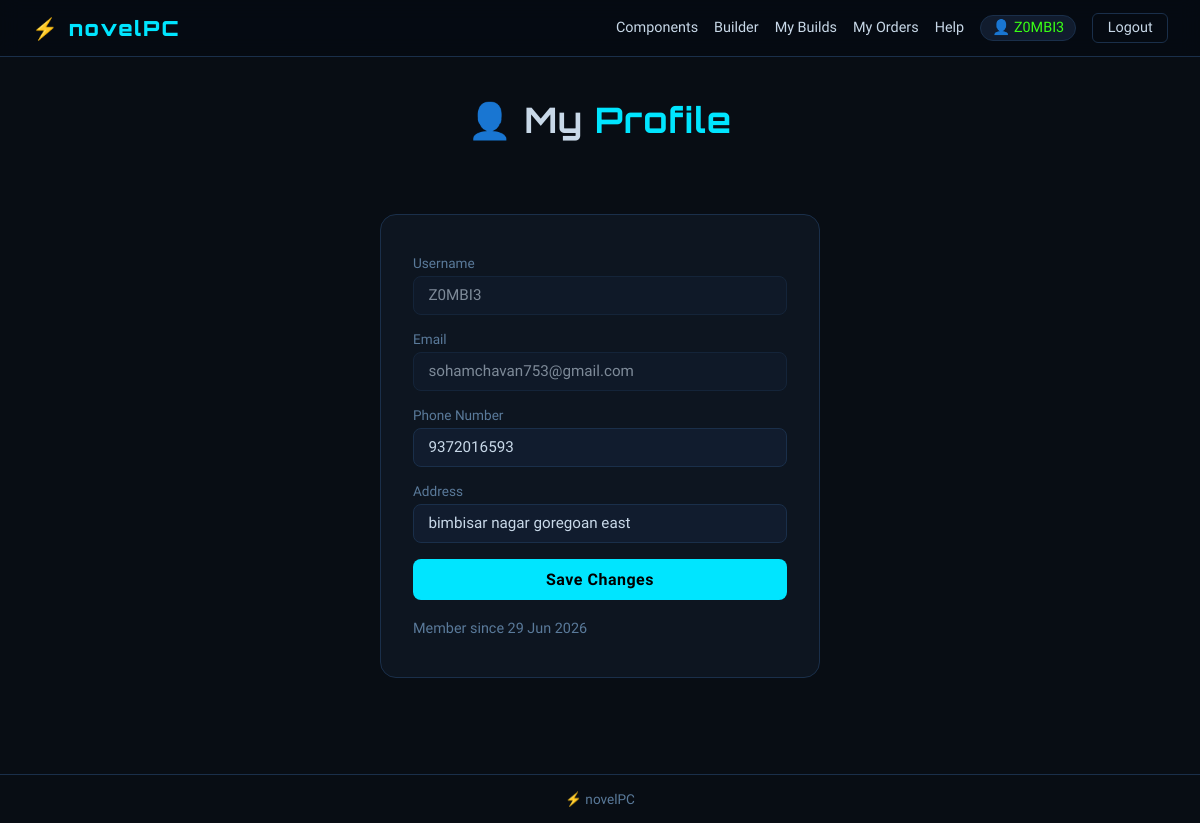
The app's page /profile (signed in) with its own data.
### models.py (models this page shows)
class User(db.Model):
    id = db.Column(db.Integer, primary_key=True)
    username = db.Column(db.String(80), unique=True, nullable=False)
    email = db.Column(db.String(120), unique=True, nullable=False)
    password_hash = db.Column(db.String(256), nullable=False)
    address = db.Column(db.String(300), default='')
    phone = db.Column(db.String(20), default='')
    is_admin = db.Column(db.Boolean, default=False)
    created_at = db.Column(db.DateTime, default=datetime.utcnow)
    builds = db.relationship('Build', backref='user', lazy=True)
    tickets = db.relationship('Ticket', backref='user', lazy=True)

### app.py (the view)
@app.route('/profile', methods=['GET', 'POST'])
@login_required
def profile():
    user = User.query.get(session['user_id'])
    if request.method == 'POST':
        user.address = request.form.get('address', '').strip()
        user.phone = request.form.get('phone', '').strip()
        db.session.commit()
        flash('Profile updated successfully.', 'success')
        return redirect(url_for('profile'))
    return render_template('profile.html', user=user)

### app.py (called while the page is built)
def login_required(f):
    @wraps(f)
    def decorated(*args, **kwargs):
        if 'user_id' not in session:
            flash('Please log in to access this page.', 'warning')
            return redirect(url_for('login'))
        return f(*args, **kwargs)
    return decorated

@app.before_request
def track_visit():
    path = request.path
    if path.startswith(SKIP_TRACKING_PREFIXES):
        return
    if 'guest_session_id' not in session:
        session['guest_session_id'] = secrets.token_hex(8)
    try:
        visit = GuestVisit(
            session_id=session['guest_session_id'],
            user_id=session.get('user_id'),
            path=path,
            ip_address=request.remote_addr or '',
        )
        db.session.add(visit)
        db.session.commit()
    except Exception:
        db.session.rollback()  # never let tracking break the actual request

### templates/profile.html (shortened to what this page needs)
{% extends "base.html" %}
{% block content %}
<div class="page-header">
  <h1>👤 My <span class="accent">Profile</span></h1>
</div>
<div class="auth-wrap">
  <div class="auth-card profile-card">
    <div class="form-group">
      <label>Username</label>
      <input type="text" value="{{ user.username }}" disabled>
    </div>
    <div class="form-group">
      <label>Email</label>
      <input type="email" value="{{ user.email }}" disabled>
    </div>
    <form method="POST" action="{{ url_for('profile') }}">
      <div class="form-group">
        <label>Phone Number</label>
        <input type="tel" name="phone" value="{{ user.phone or '' }}" placeholder="+91 98765 43210">
      </div>
      <div class="form-group">
        <label>Address</label>
        <input type="text" name="address" value="{{ user.address or '' }}" placeholder="Shipping address">
      </div>
      <button type="submit" class="btn btn-primary btn-full">Save Changes</button>
    </form>
    <p class="auth-footer">Member since {{ user.created_at.strftime('%d %b %Y') }}</p>
  </div>
</div>
{% endblock %}

### templates/base.html (shortened to what this page needs)
<!DOCTYPE html>
<html lang="en">
<head>
  <link rel="stylesheet" href="{{ url_for('static', filename='style.css') }}">
</head>
<body>
<nav class="navbar">
  <a href="{{ url_for('index') }}" class="nav-logo">⚡ novelPC</a>
  <div class="nav-links">
    <a href="{{ url_for('components') }}">Components</a>
    {% if session.get('user_id') %}
      <a href="{{ url_for('builder') }}">Builder</a>
      <a href="{{ url_for('my_builds') }}">My Builds</a>
      <a href="{{ url_for('my_orders') }}">My Orders</a>
      <a href="{{ url_for('help_page') }}">Help</a>
      <a href="{{ url_for('profile') }}" class="nav-user">👤 {{ session.get('username') }}</a>
      <a href="{{ url_for('logout') }}" class="btn-nav">Logout</a>
    {% else %}
      <a href="{{ url_for('login') }}" class="btn-nav">Login</a>
      <a href="{{ url_for('register') }}" class="btn-nav btn-accent">Register</a>
    {% endif %}
  </div>
</nav>
<main>
  {% block content %}{% endblock %}
</main>
<footer class="footer">
  <p>⚡ novelPC</p>
</footer>
</body>
</html>

### static/style.css (style rules this page uses)
:root { --bg: #080d14; --bg2: #0d1520; --bg3: #111c2e; --border: #1a2f4a; --accent: #00e5ff; --accent2: #39ff14; --text: #c8d8e8; --text-dim: #5a7a9a; --danger: #ff4757; --success: #39ff14; --warning: #ffd700; --orange: #ff6b35; --purple: #bf5fff; }
* { box-sizing: border-box; margin: 0; padding: 0; }
html { scroll-behavior: smooth; }
body { background: var(--bg); color: var(--text); font-family: 'Rajdhani', sans-serif; font-size: 16px; min-height: 100vh; display: flex; flex-direction: column; }
h1, h2, h3 { font-family: 'Orbitron', sans-serif; letter-spacing: 1px; }
h1 { font-size: 2.2rem; }
.accent { color: var(--accent); }
a { color: var(--accent); text-decoration: none; }
.navbar { display: flex; align-items: center; justify-content: space-between; padding: 0.8rem 2rem; background: #050b12cc; border-bottom: 1px solid var(--border); backdrop-filter: blur(10px); position: sticky; top: 0; z-index: 100; flex-wrap: wrap; gap: 0.5rem; }
.nav-logo { font-family: 'Orbitron', sans-serif; font-size: 1.3rem; color: var(--accent); font-weight: 900; letter-spacing: 2px; }
.nav-links { display: flex; align-items: center; gap: 1rem; flex-wrap: wrap; }
.nav-links a { color: var(--text); font-size: 0.9rem; transition: color .2s; }
.nav-user { background: var(--bg3); border: 1px solid var(--border); padding: 0.2rem 0.7rem; border-radius: 20px; font-size: 0.85rem; color: var(--accent2) !important; }
.btn-nav { background: transparent; border: 1px solid var(--border); color: var(--text) !important; padding: 0.35rem 0.9rem; border-radius: 6px; font-size: 0.9rem; transition: all .2s; }
.btn { display: inline-block; padding: 0.7rem 1.6rem; border-radius: 8px; font-family: 'Rajdhani', sans-serif; font-size: 1rem; font-weight: 600; cursor: pointer; border: none; transition: all .2s; letter-spacing: 0.5px; }
.btn-primary { background: var(--accent); color: #000; }
.btn-full { width: 100%; text-align: center; }
main { flex: 1; }
.footer { text-align: center; padding: 1rem; color: var(--text-dim); font-size: 0.85rem; border-top: 1px solid var(--border); margin-top: 3rem; }
.page-header { text-align: center; padding: 2.5rem 1rem 1.5rem; position: relative; }
.auth-wrap { display: flex; justify-content: center; align-items: center; min-height: 70vh; padding: 2rem 1rem; }
.auth-card { background: var(--bg2); border: 1px solid var(--border); border-radius: 16px; padding: 2.5rem 2rem; width: 100%; max-width: 440px; text-align: center; }
.profile-card { text-align: left; }
.form-group { text-align: left; margin-bottom: 1rem; }
.form-group label { display: block; font-size: 0.85rem; color: var(--text-dim); margin-bottom: 0.3rem; }
.form-group input, .form-group textarea, .form-group select { width: 100%; background: var(--bg3); border: 1px solid var(--border); color: var(--text); padding: 0.6rem 0.9rem; border-radius: 8px; font-family: 'Rajdhani', sans-serif; font-size: 0.95rem; outline: none; transition: border-color .2s; }
.form-group input:disabled { opacity: 0.6; }
.auth-footer { margin-top: 1.2rem; color: var(--text-dim); font-size: 0.9rem; }

### records on screen
User: get "Z0MBI3", username "Z0MBI3", email "sohamchavan753@gmail.com", phone "9372016593", address "bimbisar nagar goregoan east", created_at "29 Jun 2026"
